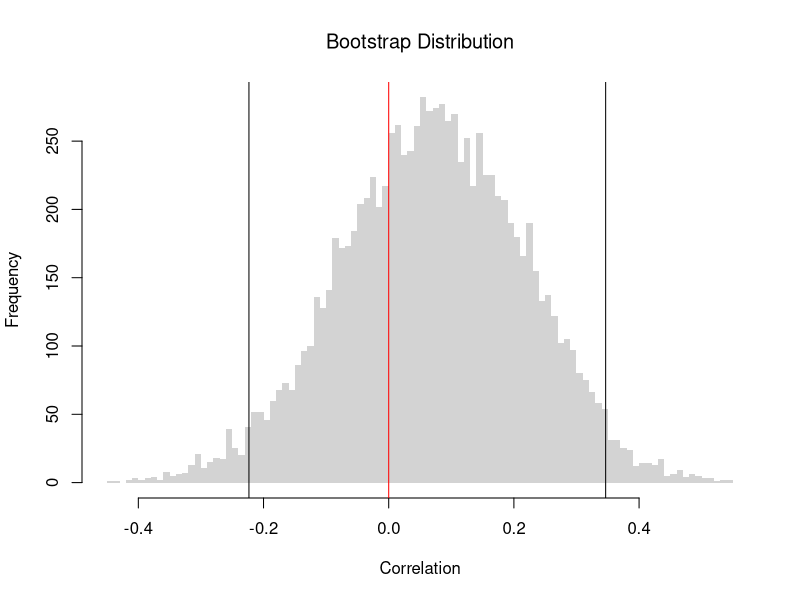
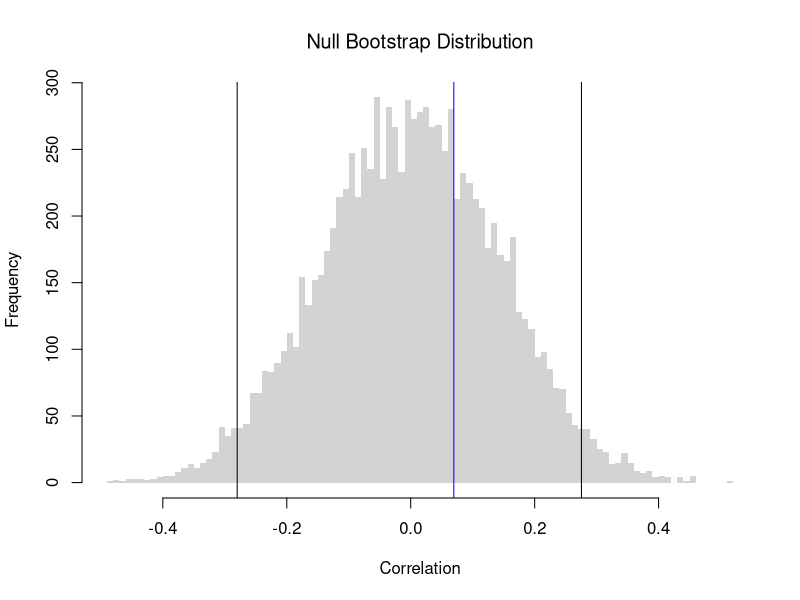
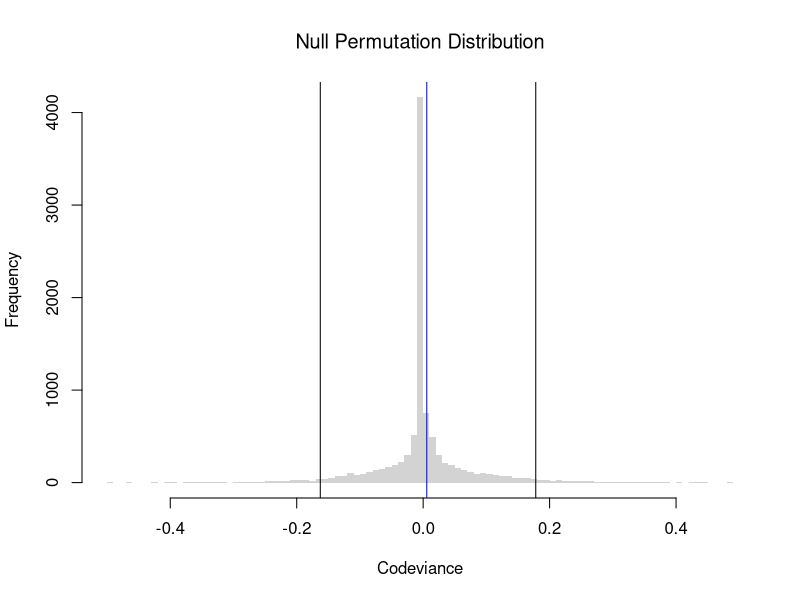
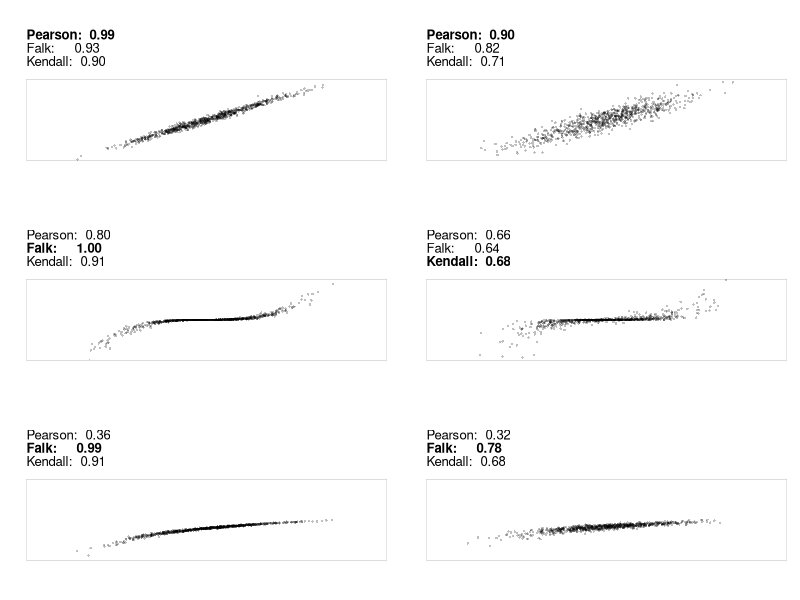
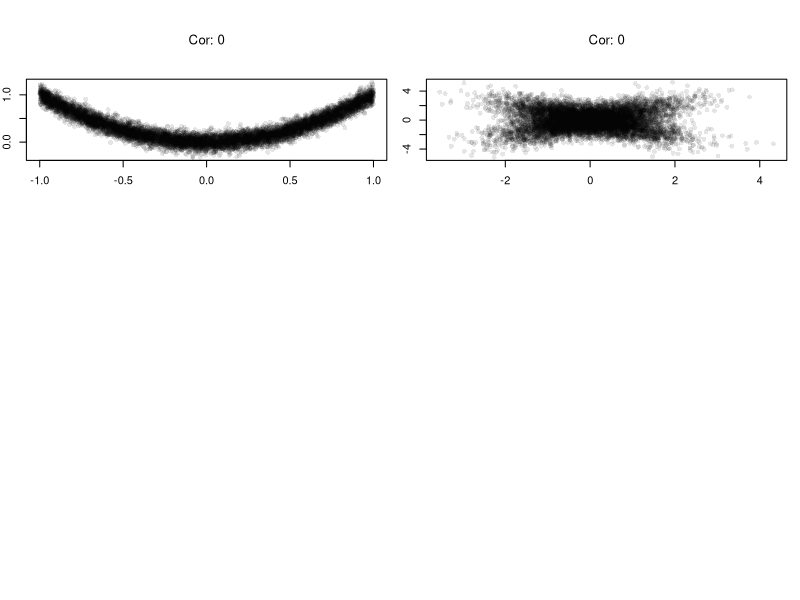
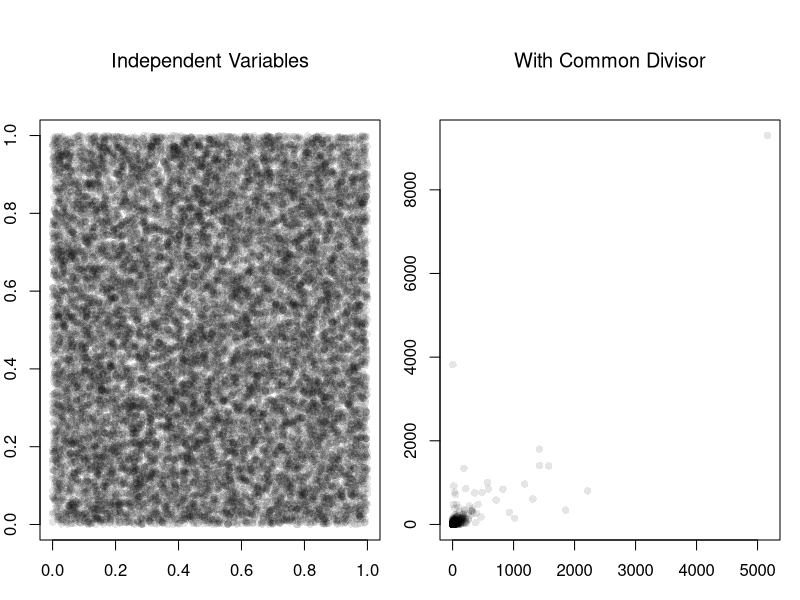
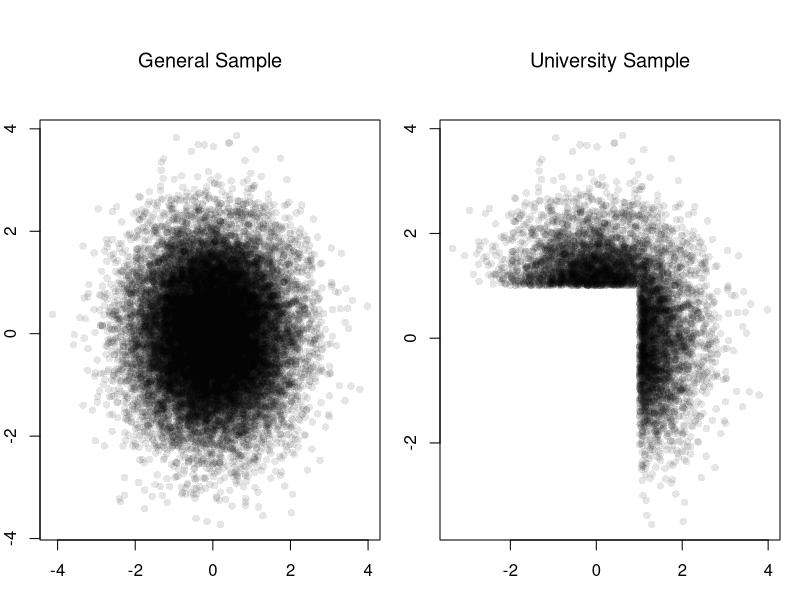
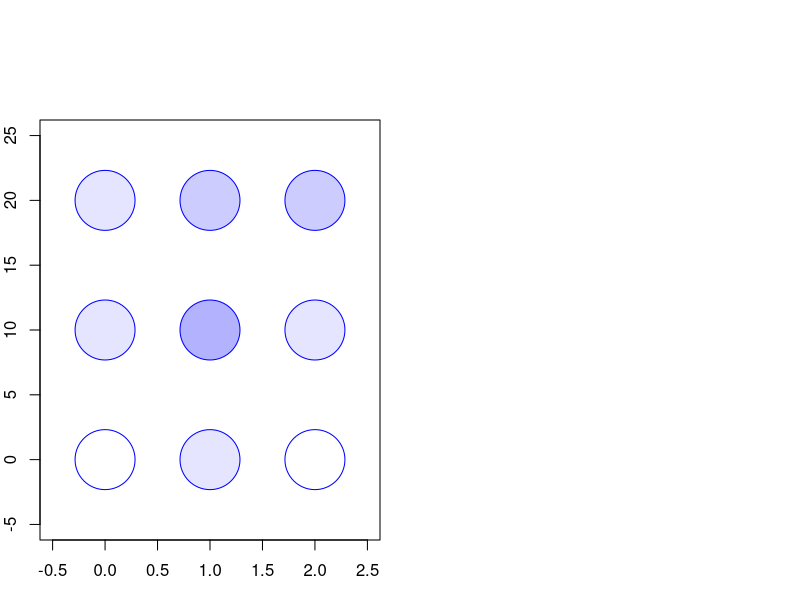

The R script that drew these images, in order:
## ---- chunk 1
# Create the Data
X <- c(0,1,2)
X
Y <- c(0.1,0.3,0.2)
Y

# Compute the Means
mX <- mean(X)
mY <- mean(Y)

# Compute the Deviances
dev_X <- X - mX
dev_Y <- Y - mY

# Compute the Covariance
cov_manual <-  sum(dev_X * dev_Y) / length(X)

# Compute the Standard Deviations
var_X <- sum(dev_X^2) / length(X)
sd_X <- sqrt(var_X)
var_Y <- sum(dev_Y^2) / length(Y)
sd_Y <- sqrt(var_Y)

# Compute the Correlation
cor_manual <- cov_manual / (sd_X * sd_Y)
cor_manual

# Verify with the built-in function
cor(X,Y)
## ---- chunk 2
# Load the Data
xy <- USArrests[,c('Murder','UrbanPop')]
xy_cor <- cor(xy[, 1], xy[, 2])
#plot(xy, pch=16, col=grey(0,.25))
    
# Bootstrap Distribution of Correlation
n <- nrow(xy)
bootstrap_cor <- vector(length=9999)
for(b in seq(bootstrap_cor) ){
    xy_b <- xy[sample(n, replace=T),]
    xy_cor_b <- cor(xy_b[, 1], xy_b[, 2])
    bootstrap_cor[b] <- xy_cor_b
}
hist(bootstrap_cor, breaks=100,
    border=NA, font.main=1,
    xlab='Correlation',
    main='Bootstrap Distribution')

## Test whether correlation is statistically different from 0
boot_ci <- quantile(bootstrap_cor, probs=c(0.025, 0.975))
abline(v=boot_ci)
abline(v=0, col='red')
## ---- chunk 3
xy <- USArrests[,c('Murder','UrbanPop')]
xy_cor <- cor(xy[, 1], xy[, 2])
#plot(xy, pch=16, col=grey(0,.25))
    
# Null Bootstrap Distribution of Correlation
n <- nrow(xy)
null_bootstrap_cor <- vector(length=9999)
for(b in seq(null_bootstrap_cor) ){
    xy_b <- xy
    xy_b[,'UrbanPop'] <- xy[sample(n, replace=T),'UrbanPop'] ## Reshuffle X
    xy_cor_b <- cor(xy_b[, 1], xy_b[, 2])
    null_bootstrap_cor[b] <- xy_cor_b
}
hist(null_bootstrap_cor, breaks=100,
    border=NA, font.main=1,
    xlab='Correlation',
    main='Null Bootstrap Distribution')

## Test whether correlation is statistically different from 0
boot_ci <- quantile(null_bootstrap_cor, probs=c(0.025, 0.975))
abline(v=boot_ci)
abline(v=xy_cor, col='blue')
## ---- chunk 4
codev <- function(xy) {
  # Compute medians for each column
  med <- apply(xy, 2, median)
  # Subtract the medians from each column
  xm <- sweep(xy, 2, med, "-")
  # Compute CoDev
  CoDev <- median(xm[, 1] * xm[, 2])
  # Compute the medians of absolute deviation
  MadProd <- prod( apply(abs(xm), 2, median) )
  # Return the robust correlation measure
  return( CoDev / MadProd)
}
xy_codev <- codev(xy)
xy_codev
## ---- chunk 5
xy <- USArrests[,c('Murder','UrbanPop')]
xy_cor <- cor(xy[, 1], xy[, 2])
#plot(xy, pch=16, col=grey(0,.25))
    
# Null Permutation Distribution of Codeviance
n <- nrow(xy)
null_permutation_codev <- vector(length=9999)
for(b in seq(null_permutation_codev) ){
    xy_b <- xy
    xy_b[,'UrbanPop'] <- xy[sample(n, replace=F),'UrbanPop'] ## Reshuffle X
    xy_codev_b <- codev(xy_b)
    null_permutation_codev[b] <- xy_codev_b
}
hist(null_permutation_codev, breaks=100,
    border=NA, font.main=1,
    xlab='Codeviance',
    main='Null Permutation Distribution')

## Test whether correlation is statistically different from 0
abline(v=quantile(null_permutation_codev, probs=c(0.025, 0.975)))
abline(v=xy_codev, col='blue')
## ---- chunk 6
xy <- USArrests[,c('Murder','UrbanPop')]
xy[,1] <- rank(xy[,1] )
xy[,2] <- rank(xy[,2] )
# plot(xy, pch=16, col=grey(0,.25))
KT <- cor(xy[, 1], xy[, 2], method = "kendall")
round(KT, 3)
## ---- chunk 7
xy <- USArrests[,c('Murder','UrbanPop')]
KT <- cor(xy[, 1], xy[, 2], method="kendall")
## ---- chunk 8
#| fig-width: 8
#| fig-height: 8
## https://commons.wikimedia.org/wiki/File:Correlation_examples2.svg

MyPlot <- function(xy, xlim = c(-4, 4), ylim = c(-3,3)) {
   plot(xy, main ='', xlab = "", ylab = "",
        col = grey(0,.25), pch=16, cex=.5,
        xaxt = "n", yaxt = "n", bty = "n",
        xlim = xlim, ylim = ylim)
    box(lwd=.1)
    
    cor1 <- cor(xy[,1], xy[,2])
    cor2 <- codev(xy)
    cor3 <- cor(xy[,1], xy[,2], method='kendall')
    cors <- c(cor1, cor2, cor3)
    
    #cor3 <- abs(generalCorr::gmcmtx0( xy[,c(1,2)])[2])
    #cor4 <- Rfast::dcor( xy[,1], xy[,2])[[4]]
    #cor5 <- XICOR::xicor( xy[,1], xy[,2]) ## cor( xy[,1], xy[,2], method='kendall') 

    fm <- cors*0 + 1
    fm[which.max(abs(cors))] <- 2
    title(paste0('Pearson:  ',  formatC(cor1, digits=2, format='f')),
        line=3, adj=0, font.main=fm[1])
    title(paste0('Falk:     ',  formatC(cor2, digits=2, format='f')),
        line=2, adj=0, font.main=fm[2])    
    title(paste0('Kendall:  ',  formatC(cor3, digits=2, format='f')),
        line=1, adj=0, font.main=fm[3])
}

MvNormal <- function(n = 1000, cor, f) {
   for (i in cor) {
      sd = matrix(c(1, i, i, 1), ncol = 2)
      x = mvtnorm::rmvnorm(n, c(0, 0), sd)
      x[,2] <- f(x[,2])
      MyPlot(x)
   }
}

output <- function() {
   par(mfrow = c(3, 2), oma = c(0,0,0,0), mar=c(3,2,6,1))
   cor <- c(0.99, 0.9)
   MvNormal(800, cor, function(y){y});
   MvNormal(800, cor, function(y){(y/2)^3});
   MvNormal(800, cor, function(y){log( (y-min(y)+.Machine[['double.eps']])/(max(y)-min(y)) ) });
}
output()
## ---- chunk 9
xy <- USArrests[,c('Murder','UrbanPop')]
xy[,1] <- cut(xy[,1],3)
xy[,2] <- cut(xy[,2],4)
table(xy)

CV <- function(xy){
    # Create a contingency table from the categorical variables
    tbl <- table(xy)
    # Compute the chi-square statistic (without Yates' continuity correction)
    chi2 <- chisq.test(tbl, correct=FALSE)[['statistic']]
    # Total sample size
    n <- sum(tbl)
    # Compute the minimum degrees of freedom (min(rows-1, columns-1))
    df_min <- min(nrow(tbl) - 1, ncol(tbl) - 1)
    # Calculate Cramer's V
    V <- sqrt((chi2 / n) / df_min)
    return(V)
}
CV(xy)

# DescTools::CramerV( table(xy) )
## ---- chunk 10
set.seed(123)
n <- 10000

# X causes Y via Y = X^2 + noise
X <- runif(n, min = -1, max = 1)
epsilon <- rnorm(n, mean = 0, sd = 0.1)
Y <- X^2 + epsilon  # clear causal effect of X on Y
plot(X,Y, pch=16, col=grey(0,.1))

# Correlation over the entire range
title( paste0('Cor: ', round( cor(X, Y), 1) ) ,
    font.main=1)
## ---- chunk 11
# Heterogeneous Effects
X <- rnorm(n) # Randomized "treatment"

# Heterogeneous effects based on group
group <- rbinom(n, size = 1, prob = 0.5)
epsilon <- rnorm(n, mean = 0, sd = 1)
Y <- ifelse(group == 1,
            X + epsilon,   # positive effect
            -X + epsilon)  # negative effect
plot(X,Y, pch=16, col=grey(0,.1))

# Correlation in the pooled sample
title( paste0('Cor: ', round( cor(X, Y), 1) ),
    font.main=1 )
## ---- chunk 12
set.seed(123)
n <- 20000

# Independent components
A <- runif(n)
B <- runif(n)
C <- runif(n)
par(mfrow=c(1,2))
plot(A,B, pch=16, col=grey(0,.1))
title('Independent Variables', font.main=1)

# Ratios with a shared denominator
X <- A / C
Y <- B / C
plot(X,Y, pch=16, col=grey(0,.1))
title('With Common Divisor', font.main=1)

# Correlation
cor(X, Y)
## ---- chunk 13

# Independent traits in the population
test_score        <- rnorm(n, mean = 0, sd = 1)
extracurriculars  <- rnorm(n, mean = 0, sd = 1)

# Selection above thresholds
threshold <- 1.0
admitted <- (test_score > threshold) | (extracurriculars > threshold)
mean(admitted)  # admission rate

par(mfrow = c(1, 2))
# Full population
plot(test_score, extracurriculars,
     pch=16, col=grey(0,.1))
title('General Sample', font.main=1)
# Admitted only
plot(test_score[admitted], extracurriculars[admitted],
     pch=16, col=grey(0,.1))
title('University Sample', font.main=1)
# Correlation among admitted applicants only
cor(test_score[admitted], extracurriculars[admitted])
## ---- chunk 14
prob_table <- expand.grid(x=c(0,1,2), y=c(0,10,20))
prob_table[,'probabilities'] <- c(
    0.0, 0.1, 0.0,
    0.1, 0.3, 0.1,
    0.1, 0.2, 0.2)
plot(prob_table[,'x'], prob_table[,'y'],
     xlim=c(-0.5,2.5), ylim=c(-5, 25),
     pch=21, cex=8, col='blue',
     bg=rgb(0,0,1, prob_table[,'probabilities']),
     xlab = "X", ylab = "Y")
## ---- chunk 15
#| code-fold: false

# Make a Probability Table
x <- c(0,1,2)
y <- c(0,10,20)
xy_probs <- matrix(c(
    0.0, 0.1, 0.0,
    0.1, 0.3, 0.1,
    0.1, 0.1, 0.2
), nrow=3, ncol=3, byrow=TRUE)
rownames(xy_probs) <- paste0('y=',y)
colnames(xy_probs) <-  paste0('x=',x)
xy_probs

# Compute Marginals and Means
pX  <- colSums(xy_probs)
pY  <- rowSums(xy_probs)
EX  <- sum(x * pX)
EY  <- sum(y * pY)

# Compute Covariance
dxy_grid <- expand.grid(dy=y-EY, dx=x-EX)[,c(2,1)]
dxy_grid[,'p'] <- as.vector(xy_probs)
dxy_grid[,'contribution'] <- dxy_grid[,'dx'] * dxy_grid[,'dy'] * dxy_grid[,'p']
CovXY <- sum(dxy_grid[,'contribution'])
CovXY

# Compute Variances
VX <- sum( (x-EX)^2 * pX)
SX <- sqrt(VX)
VY <- sum( (y-EY)^2 * pY)
SY <- sqrt(VY)

# Compute Correlation
CorXY <- CovXY / (SX * SY)
CorXY
